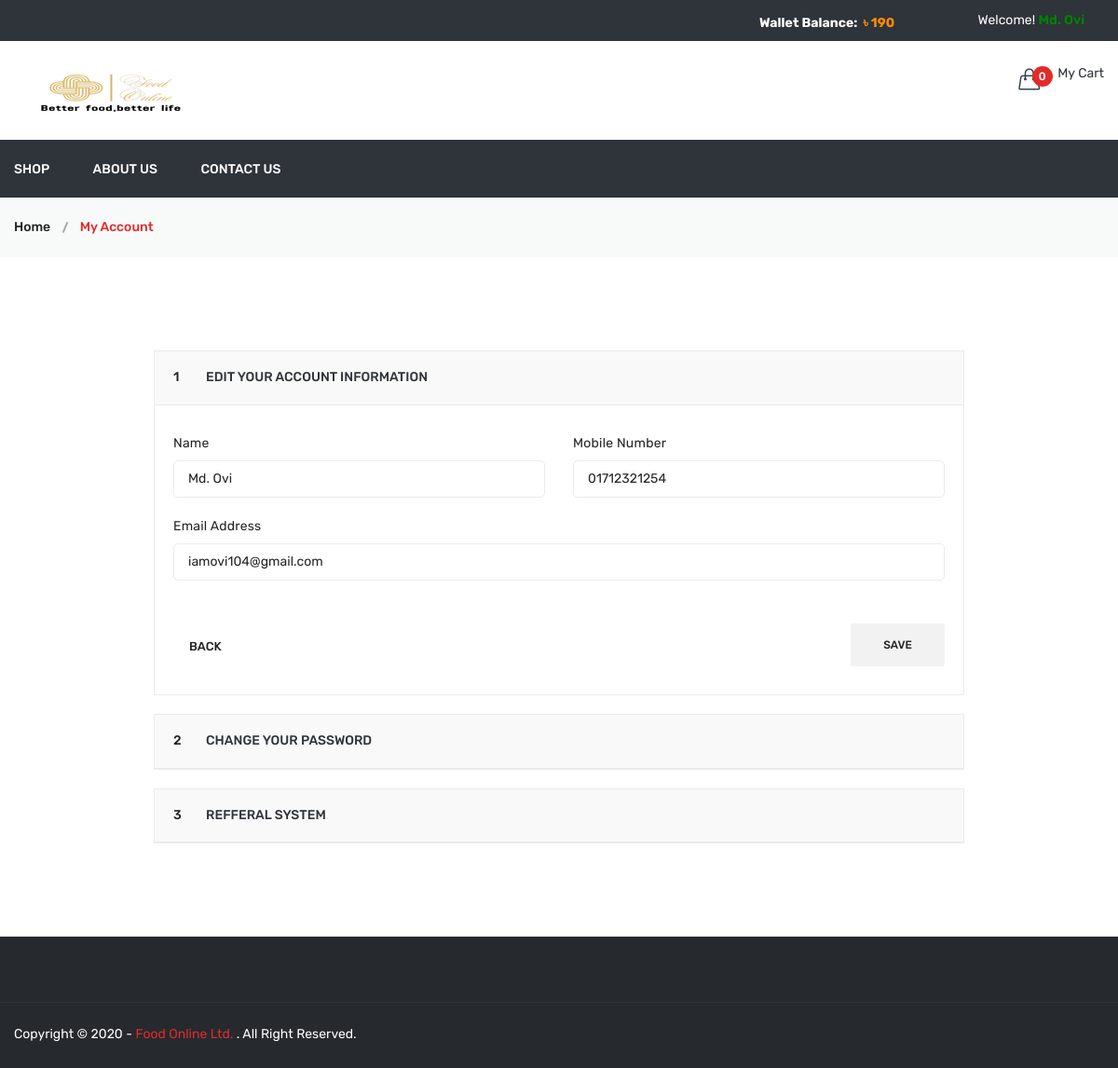
/profile.php (signed in), run on the app's committed database.
### tables this page shows
CREATE TABLE `users` (
  `id` int(11) NOT NULL,
  `name` varchar(100) NOT NULL,
  `email` varchar(100) NOT NULL,
  `mobile` varchar(50) NOT NULL,
  `password` varchar(100) NOT NULL,
  `status` int(11) NOT NULL,
  `email_verify` int(11) NOT NULL,
  `rand_str` varchar(20) NOT NULL,
  `referral_code` varchar(20) NOT NULL,
  `from_referral_code` varchar(20) NOT NULL,
  `added_on` datetime NOT NULL
);

### function.inc.php (called while the page is built, shortened)
        <?php
    function getUserDetails(){
        global $con;
        $data['name']='';
        $data['email']='';
        $data['mobile']='';
        $data['referral_code']='';
        if(isset($_SESSION['FOOD_USER_LOGIN'])){
            $user_id=$_SESSION['FOOD_USER_ID'];
            $row = mysqli_fetch_assoc(mysqli_query($con, "SELECT * FROM users WHERE id = '$user_id'"));
            $data['name']=$row['name'];
            $data['email']=$row['email'];
            $data['mobile']=$row['mobile'];
            $data['referral_code']=$row['referral_code'];
        }
        return $data;
    }
?>

### profile.php (the view, shortened to what this page needs)
<?php
    include('header.php');
    $userDetails=getUserDetails();
?>
           <div class="breadcrumb-area gray-bg">
               <div class="container">
                   <div class="breadcrumb-content">
                       <ul>
                           <li><a href="index.php">Home</a></li>
                           <li class="active">My Account </li>
                       </ul>
                   </div>
               </div>
           </div>
           <div class="myaccount-area pb-80 pt-100">
               <div class="container">
                   <div class="row">
                       <div class="ml-auto mr-auto col-lg-9">
                           <div class="checkout-wrapper">
                               <div id="faq" class="panel-group">
                                   <div class="panel panel-default">
                                       <div class="panel-heading">
                                           <h5 class="panel-title"><span>1</span> <a data-toggle="collapse" data-parent="#faq" href="#my-account-1">Edit your account information </a></h5>
                                       </div>
                                       <div id="my-account-1" class="panel-collapse collapse show">
                                           <div class="panel-body">
                                               <form method="post" id="profilefrm">
                                                   <div class="billing-information-wrapper">
                                                       <div class="row">
                                                           <div class="col-lg-6 col-md-6">
                                                               <div class="billing-info">
                                                                   <label>Name</label>
                                                                   <input type="text" name="name" id="uname" value="<?php echo $userDetails['name']?>" required>
                                                               </div>
                                                           </div>
                                                           <div class="col-lg-6 col-md-6">
                                                               <div class="billing-info">
                                                                   <label>Mobile Number</label>
                                                                   <input type="text" name="mobile" value="<?php echo $userDetails['mobile']?>" pattern="[0]{1}[1]{1}[3-9]{1}[0-9]{8}" required>
                                                               </div>
                                                           </div>
                                                           <div class="col-lg-12 col-md-12">
                                                               <div class="billing-info">
                                                                   <label>Email Address</label>
                                                                   <input type="email" readonly="readonly" name="email" value="<?php echo $userDetails['email']?>" required>
                                                               </div>
                                                           </div>
                                                       </div>
                                                       <div class="billing-back-btn">
                                                           <div class="billing-back">
                                                               <a href="javascript:void(0)"><i class="ion-arrow-up-c"></i> back</a>
                                                           </div>
                                                           <div class="billing-btn">
                                                               <button type="submit" id="profile_submit">Save</button>
                                                           </div>
                                                       </div>
                                                   </div>
                                               </form>
                                           </div>
                                       </div>
                                   </div>
                                   <div class="panel panel-default">
                                       <div class="panel-heading">
                                           <h5 class="panel-title"><span>2</span> <a data-toggle="collapse" data-parent="#faq" href="#my-account-2">Change your password </a></h5>
                                       </div>
                                   </div>
                                   <div class="panel panel-default">
                                       <div class="panel-heading">
                                           <h5 class="panel-title"><span>3</span> <a data-toggle="collapse" data-parent="#faq" href="#my-account-3">Refferal System</a></h5>
                                       </div>
                                   </div>
                               </div>
                           </div>
                       </div>
                   </div>
               </div>
           </div>
<?php include('footer.php'); ?>

### data on the page
users: name "Md. Ovi", mobile "01712321254", email "iamovi104@gmail.com"

### other printed values
$Wallet_total_balance "190"
$_SESSION['FOOD_USER_NAME'] "Md. Ovi"
$totalCartDish "0"
